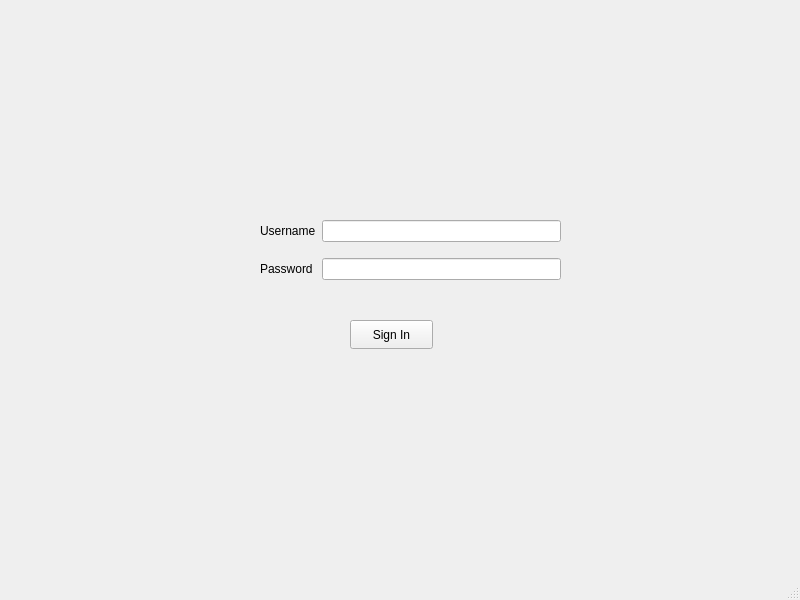
<?xml version="1.0" encoding="UTF-8"?>
<ui version="4.0">
 <class>RCYVolunteers</class>
 <widget class="QMainWindow" name="RCYVolunteers">
  <property name="geometry">
   <rect>
    <x>0</x>
    <y>0</y>
    <width>800</width>
    <height>600</height>
   </rect>
  </property>
  <property name="windowTitle">
   <string>RCYVolunteers</string>
  </property>
  <widget class="QWidget" name="centralwidget">
   <widget class="QWidget" name="gridLayoutWidget">
    <property name="geometry">
     <rect>
      <x>260</x>
      <y>210</y>
      <width>301</width>
      <height>80</height>
     </rect>
    </property>
    <layout class="QGridLayout" name="gridLayout">
     <item row="1" column="0">
      <widget class="QLabel" name="label_Password">
       <property name="text">
        <string>Password</string>
       </property>
      </widget>
     </item>
     <item row="0" column="0">
      <widget class="QLabel" name="label_Username">
       <property name="text">
        <string>Username</string>
       </property>
      </widget>
     </item>
     <item row="0" column="1">
      <widget class="QLineEdit" name="lineEdit_Username"/>
     </item>
     <item row="1" column="1">
      <widget class="QLineEdit" name="lineEdit_Password"/>
     </item>
    </layout>
   </widget>
   <widget class="QPushButton" name="pushButton">
    <property name="geometry">
     <rect>
      <x>350</x>
      <y>320</y>
      <width>83</width>
      <height>29</height>
     </rect>
    </property>
    <property name="text">
     <string>Sign In</string>
    </property>
   </widget>
  </widget>
  <widget class="QMenuBar" name="menubar">
   <property name="geometry">
    <rect>
     <x>0</x>
     <y>0</y>
     <width>800</width>
     <height>25</height>
    </rect>
   </property>
  </widget>
  <widget class="QStatusBar" name="statusbar"/>
 </widget>
 <resources/>
 <connections/>
</ui>
